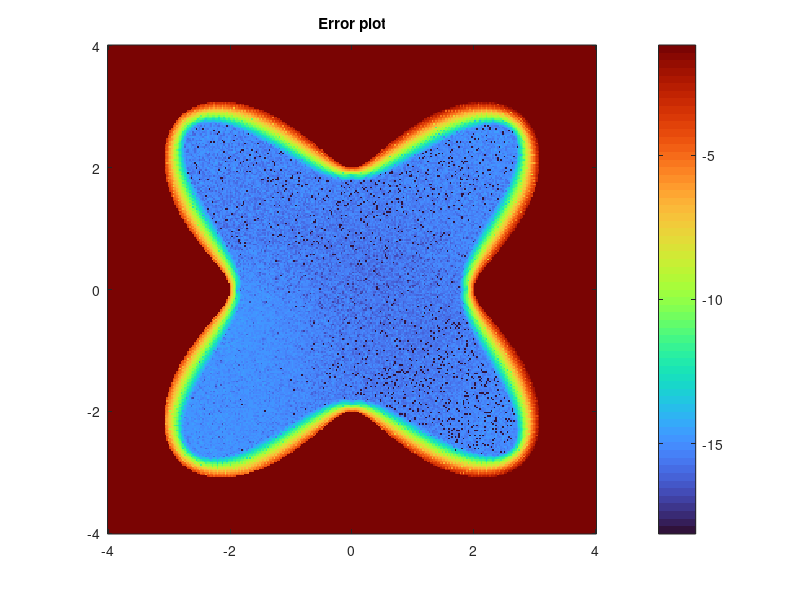

Write MATLAB code to recreate this figure.
N=300;
tvec = linspace(-pi+2*pi/N, pi, N);
rvec = 3+cos(4*tvec+pi);
rprimvec = -4*sin(4.*tvec+pi);
rbisvec = -16*cos(4.*tvec+pi);
y1 = rvec .*cos(tvec);
y2 = rvec .*sin(tvec);
nu1 = rvec .* cos(tvec) + rprimvec .* sin(tvec);
nu2 = rvec .* sin(tvec) - rprimvec .* cos(tvec);
nu1 = nu1 ./ sqrt( rvec.^2+ rprimvec.^2 );
nu2 = nu2 ./ sqrt( rvec.^2+ rprimvec.^2 );

A_aug = zeros(N,N);
vecdsdt = sqrt(rprimvec.^2+rvec.^2);
for i=1:N
    for j=1:N
        nu = [nu1(i), nu2(i)];
        
        r_i = [y1(i), y2(i)];
        r_j = [y1(j), y2(j)];
        
        param = norm(r_i-r_j)^2;
        namnare = 2*pi .* param;

        A_aug(i,j) = dot(nu, (r_i-r_j)/namnare);
    end
end

for i=1:N
    taljare = rprimvec(i)^2-0.5*rbisvec(i)*rvec(i) + 0.5*rvec(i)^2;
    namnare = 2*pi*(rprimvec(i)^2+rvec(i)^2)^(3/2);
    A_aug(i,i) = taljare/namnare;    
end

M = 300; % pick something here
x1field = linspace(-4, 4, M);
x2field = linspace(-4, 4, M);
ufield= zeros(M,M);
exactfield = zeros(M,M);
u_func = @(x, y) exp((x + 0.3 * y) / 3) .* sin((0.3 .* x - y) / 3);
dx_u_func = @(x,y) exp((x + 0.3 * y) / 3) .* ((1/3).*sin((0.3.*x - y) / 3) + 0.1.*cos((0.3.* x - y)/3));
dy_u_func = @(x,y) exp((x + 0.3 * y) / 3) .* (0.1.*sin((0.3.*x - y) / 3) - (1/3).*cos((0.3.*x - y)/3));

g_x = dx_u_func(y1,y2).*nu1;
g_y = dy_u_func(y1,y2).*nu2;
gvec = g_y'+g_x';
%Finding the augmented matrix
Inv_matrix = (-eye(N)/2+ 2*pi/N* A_aug* diag(vecdsdt));
Aug_matrix = Inv_matrix + ones(N)* 2*pi/N * diag(vecdsdt) ;
num_cond_nr = cond(-eye(N)/2+ 2*pi/N* A_aug* diag(vecdsdt));
aug_cond_nr = cond(Aug_matrix); %Finding the conditional number using the augmented matrix
hvec = Aug_matrix\gvec; %computing h using the augmented matrix
hvec = hvec.';

for ix1=1:M
    for ix2=1:M
        x1=x1field(ix1);
        x2=x2field(ix2);
        t=angle(complex(x1,x2));
        radius= 3+cos(4*t+pi); %formula for rvec
        if x1^2+ x2^2< radius^2
           phivec = log(vecnorm([y1;y2] - [x1;x2]))/(2*pi); %kernel expression in terms of xi, yi, nui, i=1,2
           exactfield(ix1,ix2) = u_func(x1,x2);
           ufield(ix1,ix2) = (phivec *(hvec.* vecdsdt).')*2*pi/N;
        end
    end
end

num_Sub_matrix = ufield(M/3:M*2/3,M/3:M*2/3);
mean_sub_matrix = mean(num_Sub_matrix, 'all');
real_sub_matrix = exactfield(M/3:M*2/3,M/3:M*2/3);
mean_real_sub = mean(real_sub_matrix,'all');
%%
ufield_1 = ufield-mean_sub_matrix+mean_real_sub;
ufield_2=ufield-mean_sub_matrix;
errorfield = log10(abs(ufield_1-exactfield));

imagesc(x1field, x2field, exactfield.')

axis xy
colormap turbo
pbaspect([1 1 1])
colorbar
title('Numerical solution of u(x,y) with augmentation step')

%%
imagesc(x1field, x2field, errorfield.')

axis xy
colormap turbo
pbaspect([1 1 1])
colorbar
title('Error plot')